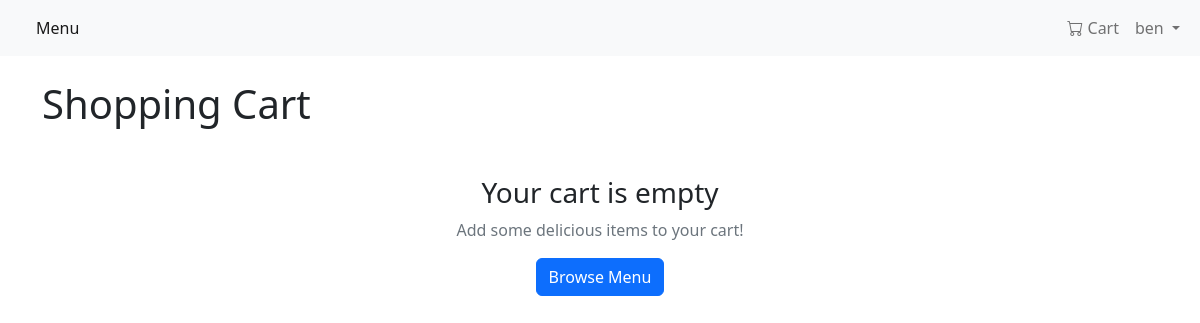
Before: /cart/ (signed in) with the older database file.
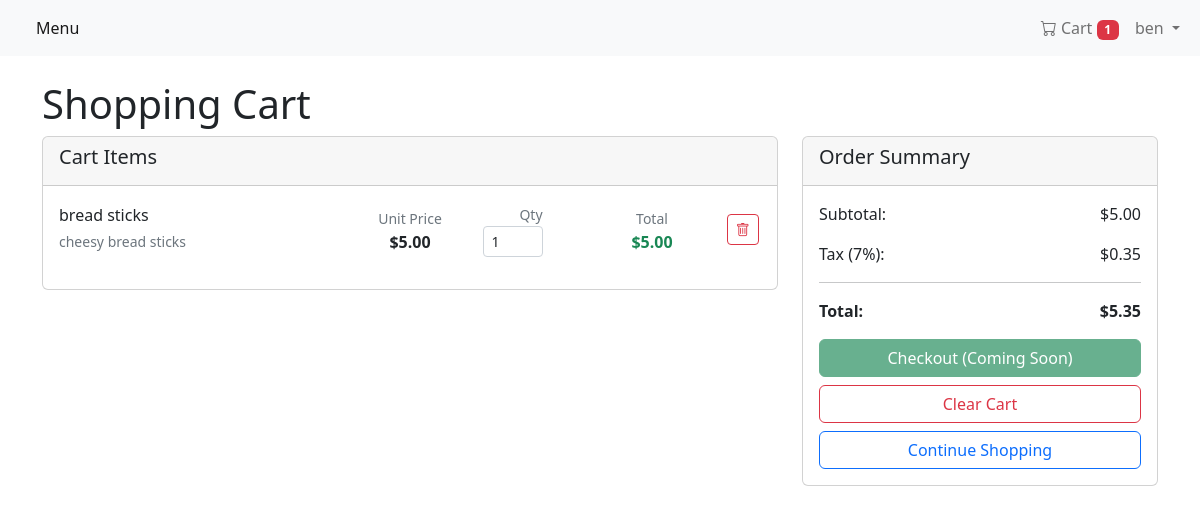
After: the same page with the newer database file.
### MenuApp/menu_app/models.py (models this page shows, shortened)
class Cart(models.Model):
    user = models.ForeignKey(User, on_delete=models.CASCADE)
    created_at = models.DateTimeField(auto_now_add=True)
    updated_at = models.DateTimeField(auto_now=True)
    def get_total(self):
        return sum(item.get_total() for item in self.cartitem_set.all())

class CartItem(models.Model):
    cart = models.ForeignKey(Cart, on_delete=models.CASCADE)
    item = models.ForeignKey(Item, on_delete=models.CASCADE)
    quantity = models.PositiveIntegerField(default=1)
    added_at = models.DateTimeField(auto_now_add=True)
    def get_total(self):
        return self.item.price * self.quantity

class Item(models.Model):#creating database model
    meal = models.CharField(max_length=1000, unique=True)
    description = models.CharField(max_length=2000)
    price = models.DecimalField(max_digits=10 ,decimal_places=2)
    meal_type = models.CharField(max_length=200, choices=MEAL_TYPE)
    image = models.ImageField(upload_to='menu_images/', blank=True, null=True, help_text="Upload an image for this menu item")
    author = models.ForeignKey(User, on_delete=models.PROTECT)
    status = models.IntegerField(choices=STATUS, default=0)
    date_created = models.DateTimeField(auto_now_add=True)
    date_updated = models.DateTimeField(auto_now=True)

### MenuApp/menu_app/views.py (the view)
# urls.py: path('cart/', views.cart_view, name='cart'),
@login_required
def cart_view(request):
    cart, created = Cart.objects.get_or_create(user=request.user)
    return render(request, 'cart.html', {'cart': cart})

### MenuApp/menu_app/templatetags/cart_filters.py (called while the page is built)
@register.filter
def multiply(value, arg):
    try:
        return float(value) * float(arg)
    except (ValueError, TypeError):
        return 0

### MenuApp/menu_app/templates/cart.html (shortened to what this page needs)
{% extends 'base.html' %}
{% load cart_filters %}
{% block content %}
<div class="container mt-4">
    <h1>Shopping Cart</h1>
    {% if cart.cartitem_set.all %}
        <div class="row">
            <div class="col-md-8">
                <div class="card">
                    <div class="card-header">
                        <h5>Cart Items</h5>
                    </div>
                    <div class="card-body">
                        {% for cart_item in cart.cartitem_set.all %}
                            <div class="row mb-3 align-items-center">
                                <div class="col-md-5">
                                    <h6 class="mb-1">{{ cart_item.item.meal }}</h6>
                                    <small class="text-muted">{{ cart_item.item.description }}</small>
                                </div>
                                <div class="col-md-2 text-center">
                                    <small class="text-muted">Unit Price</small><br>
                                    <span class="fw-bold">${{ cart_item.item.price|floatformat:2 }}</span>
                                </div>
                                <div class="col-md-2 text-center">
                                    <small class="text-muted">Qty</small><br>
                                    <form method="post" action="{% url 'update_cart_item' cart_item.id %}" class="d-inline">
                                        <input type="number" name="quantity" value="{{ cart_item.quantity }}" min="1" max="10" class="form-control form-control-sm" style="width: 60px;" onchange="this.form.submit()">
                                    </form>
                                </div>
                                <div class="col-md-2 text-center">
                                    <small class="text-muted">Total</small><br>
                                    <span class="text-success fw-bold">${{ cart_item.get_total|floatformat:2 }}</span>
                                </div>
                                <div class="col-md-1 text-center">
                                    <a href="{% url 'remove_from_cart' cart_item.id %}" class="btn btn-outline-danger btn-sm" onclick="return confirm('Remove this item from cart?')" title="Remove item">
                                        <i class="bi bi-trash"></i>
                                    </a>
                                </div>
                            </div>
                        {% endfor %}
                    </div>
                </div>
            </div>
            <div class="col-md-4">
                <div class="card">
                    <div class="card-header">
                        <h5>Order Summary</h5>
                    </div>
                    <div class="card-body">
                        <div class="d-flex justify-content-between mb-3">
                            <span>Subtotal:</span>
                            <span>${{ cart.get_total|floatformat:2 }}</span>
                        </div>
                        <div class="d-flex justify-content-between mb-3">
                            <span>Tax (7%):</span>
                            <span>${{ cart.get_total|multiply:0.07|floatformat:2 }}</span>
                        </div>
                        <hr>
                        <div class="d-flex justify-content-between mb-3">
                            <strong>Total:</strong>
                            <strong>${{ cart.get_total|multiply:1.07|floatformat:2 }}</strong>
                        </div>
                        <div class="d-grid gap-2">
                            <button class="btn btn-success" disabled>Checkout (Coming Soon)</button>
                            <a href="{% url 'clear_cart' %}" class="btn btn-outline-danger" onclick="return confirm('Clear all items from cart?')">
                                Clear Cart
                            </a>
                            <a href="{% url 'menu' %}" class="btn btn-outline-primary">Continue Shopping</a>
                        </div>
                    </div>
                </div>
            </div>
        </div>
    {% else %}
        <div class="text-center mt-5">
            <h3>Your cart is empty</h3>
            <p class="text-muted">Add some delicious items to your cart!</p>
            <a href="{% url 'menu' %}" class="btn btn-primary">Browse Menu</a>
        </div>
    {% endif %}
</div>
{% endblock %}

### MenuApp/menu_app/templates/base.html (shortened to what this page needs)
<!DOCTYPE html>
<html lang="en">
    <head>
        <link href="https://cdn.jsdelivr.net/npm/bootstrap@5.2.0-beta1/dist/css/bootstrap.min.css" rel="stylesheet">
        <link href="https://cdn.jsdelivr.net/npm/bootstrap-icons@1.7.2/font/bootstrap-icons.css" rel="stylesheet">
    </head>
    <body>
        <nav class="navbar navbar-expand-lg bg-light">
            <div class="container-fluid">
                <div class="collapse navbar-collapse" id="navbarNav">
                    <ul class="navbar-nav me-auto">
                         <li class="nav-item">
                            <a class="nav-link active" aria-current="page" href="{% url 'menu' %}">Menu</a>
                        </li>
                    </ul>
                    <ul class="navbar-nav">
                        {% if user.is_authenticated %}
                            <li class="nav-item">
                                <a class="nav-link" href="{% url 'cart' %}">
                                    <i class="bi bi-cart"></i> Cart
                                    {% if cart and cart.cartitem_set.count > 0 %}
                                        <span class="badge bg-danger">{{ cart.cartitem_set.count }}</span>
                                    {% endif %}
                                </a>
                            </li>
                            <li class="nav-item dropdown">
                                <a class="nav-link dropdown-toggle" href="#" id="navbarDropdown" role="button" data-bs-toggle="dropdown" aria-expanded="false">
                                    {{ user.username }}
                                </a>
                            </li>
                        {% endif %}
                    </ul>
                </div>
            </div>
        </nav>
        {% block content %}
        {% endblock content %}
    </body>
</html>

Changed rows visible on the page:
now on this page (row unchanged): Cart: cartitem_set.count "1", get_total "5.00", get_total|multiply "0.35", get_total|multiply "5.35"
added CartItem: item.meal "bread sticks", item.description "cheesy bread sticks", item.price "5.00", quantity "1", get_total "5.00"
Other visible differences:
text no longer shown: "Your cart is empty Add some delicious items to your cart! Browse Menu"
text now shown: "Cart Items Order Summary Subtotal: $ Tax (7%): $ Total: $ Checkout (Coming Soon) Clear Cart Continue Shopping"
